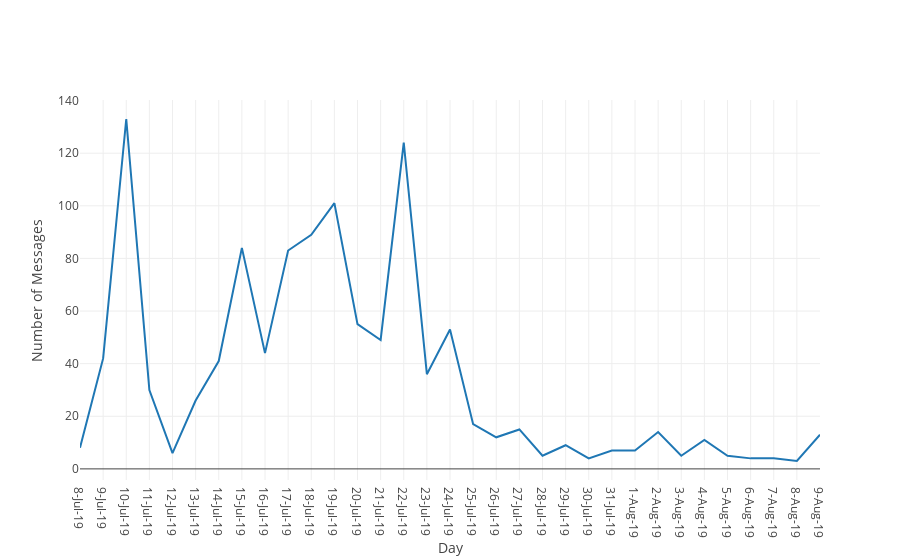

The cell this chart's notebook holds for it:
### Code cell
fig = go.Figure()

fig.add_trace(go.Scatter(
    x=anansi_msg['Date'],
    y=anansi_msg['Messages'],
    name = '<b>Number of Daily Conversations</b>', # Style name/legend entry with html tags
    connectgaps=True # override default to connect the gaps
))

fig.layout.update(title='',
                   xaxis_title='Day',
                   yaxis_title='Number of Messages')

fig.show()

### Figure 1 — Plotly figure (JSON) as saved in the notebook; plotly's stock layout.template omitted (floating-point values rounded to 4 significant figures)
{"data": [{"connectgaps": true, "name": "<b>Number of Daily Conversations</b>", "type": "scatter", "uid": "aac977dc-e428-4b6b-b3b3-ef75ba93e750", "x": ["8-Jul-19", "9-Jul-19", "10-Jul-19", "11-Jul-19", "12-Jul-19", "13-Jul-19", "14-Jul-19", "15-Jul-19", "16-Jul-19", "17-Jul-19", "18-Jul-19", "19-Jul-19", "20-Jul-19", "21-Jul-19", "22-Jul-19", "23-Jul-19", "24-Jul-19", "25-Jul-19", "26-Jul-19", "27-Jul-19", "28-Jul-19", "29-Jul-19", "30-Jul-19", "31-Jul-19", "1-Aug-19", "2-Aug-19", "3-Aug-19", "4-Aug-19", "5-Aug-19", "6-Aug-19", "7-Aug-19", "8-Aug-19", "9-Aug-19"], "y": [8, 42, 133, 30, 6, 26, 41, 84, 44, 83, 89, 101, 55, 49, 124, 36, 53, 17, 12, 15, 5, 9, 4, 7, 7, 14, 5, 11, 5, 4, 4, 3, 13]}], "layout": {"title": {"text": ""}, "xaxis": {"title": {"text": "Day"}}, "yaxis": {"title": {"text": "Number of Messages"}}}}
